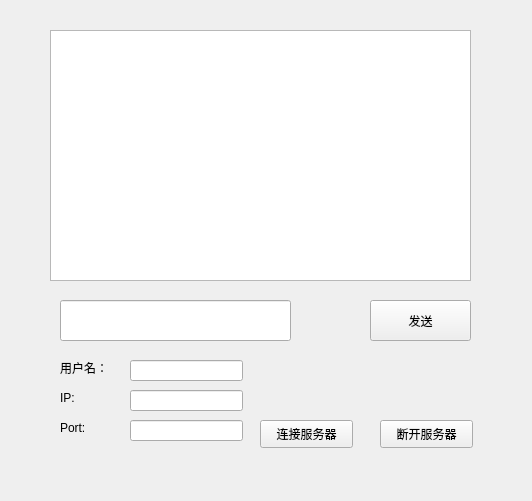
<?xml version="1.0" encoding="UTF-8"?>
<ui version="4.0">
 <class>Widget</class>
 <widget class="QWidget" name="Widget">
  <property name="geometry">
   <rect>
    <x>0</x>
    <y>0</y>
    <width>532</width>
    <height>501</height>
   </rect>
  </property>
  <property name="windowTitle">
   <string>MainWindow</string>
  </property>
  <property name="toolTip">
   <string>&lt;html&gt;&lt;head/&gt;&lt;body&gt;&lt;p&gt;dvdsavdfsabv&lt;/p&gt;&lt;/body&gt;&lt;/html&gt;</string>
  </property>
  <widget class="QListWidget" name="msgList">
   <property name="geometry">
    <rect>
     <x>50</x>
     <y>30</y>
     <width>421</width>
     <height>251</height>
    </rect>
   </property>
  </widget>
  <widget class="QLineEdit" name="msgEdit">
   <property name="geometry">
    <rect>
     <x>60</x>
     <y>300</y>
     <width>231</width>
     <height>41</height>
    </rect>
   </property>
  </widget>
  <widget class="QLabel" name="userNameLab">
   <property name="geometry">
    <rect>
     <x>60</x>
     <y>360</y>
     <width>72</width>
     <height>15</height>
    </rect>
   </property>
   <property name="text">
    <string>用户名：</string>
   </property>
  </widget>
  <widget class="QLabel" name="ipLab">
   <property name="geometry">
    <rect>
     <x>60</x>
     <y>390</y>
     <width>72</width>
     <height>15</height>
    </rect>
   </property>
   <property name="text">
    <string>IP:</string>
   </property>
  </widget>
  <widget class="QLabel" name="portLab">
   <property name="geometry">
    <rect>
     <x>60</x>
     <y>420</y>
     <width>72</width>
     <height>15</height>
    </rect>
   </property>
   <property name="text">
    <string>Port:</string>
   </property>
  </widget>
  <widget class="QLineEdit" name="portEdit">
   <property name="geometry">
    <rect>
     <x>130</x>
     <y>420</y>
     <width>113</width>
     <height>21</height>
    </rect>
   </property>
  </widget>
  <widget class="QLineEdit" name="ipEdit">
   <property name="geometry">
    <rect>
     <x>130</x>
     <y>390</y>
     <width>113</width>
     <height>21</height>
    </rect>
   </property>
  </widget>
  <widget class="QLineEdit" name="userNameEdit">
   <property name="geometry">
    <rect>
     <x>130</x>
     <y>360</y>
     <width>113</width>
     <height>21</height>
    </rect>
   </property>
  </widget>
  <widget class="QPushButton" name="sendBtn">
   <property name="geometry">
    <rect>
     <x>370</x>
     <y>300</y>
     <width>101</width>
     <height>41</height>
    </rect>
   </property>
   <property name="text">
    <string>发送</string>
   </property>
  </widget>
  <widget class="QPushButton" name="connectBtn">
   <property name="geometry">
    <rect>
     <x>260</x>
     <y>420</y>
     <width>93</width>
     <height>28</height>
    </rect>
   </property>
   <property name="text">
    <string>连接服务器</string>
   </property>
  </widget>
  <widget class="QPushButton" name="disConnectBtn">
   <property name="geometry">
    <rect>
     <x>380</x>
     <y>420</y>
     <width>93</width>
     <height>28</height>
    </rect>
   </property>
   <property name="text">
    <string>断开服务器</string>
   </property>
  </widget>
 </widget>
 <layoutdefault spacing="6" margin="11"/>
 <resources/>
 <connections/>
</ui>
